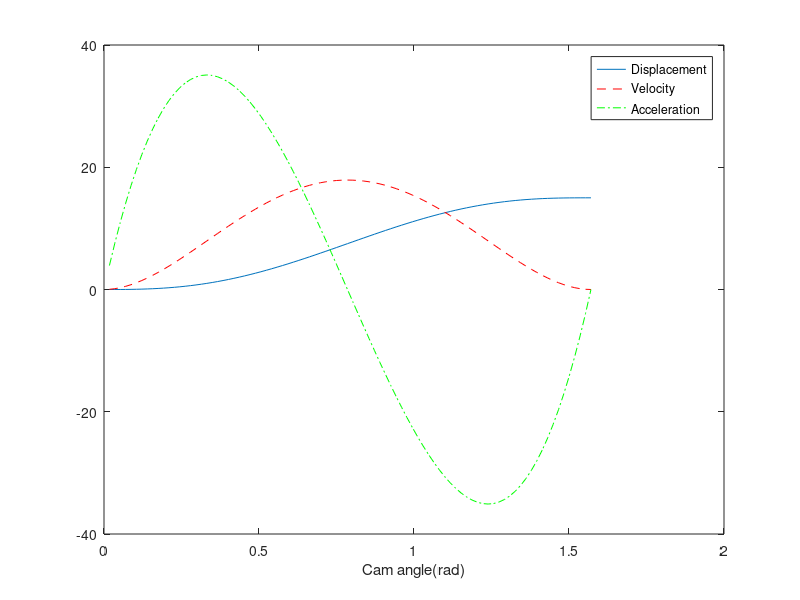

The MATLAB script that drew this image:
clc;clear;close all;
%Given parameters
%NOTE: units in degrees(beta and theta-interval) are converted to rad
beta = 90*pi/180; %radians
d= 15; %mm
theta=1:1:90;
trad=theta.*pi/180; %in radians
%Components of displacement equation:
i=(10/(beta^3))*(trad.^3);
ii=(15/(beta^4))*(trad.^4);
iii=(6/(beta^5))*(trad.^5);
%Displacement equation:
y = d*(i-ii+iii);

ome=1; %Given value for omega
%Components of velocity equation:
di=((30*ome)/(beta^3))*(trad.^2);
dii=((60*ome)/(beta^4))*(trad.^3);
diii=((30*ome)/(beta^5))*(trad.^4);
%Velocity equation:
dy = d*(di-dii+diii);

%Components of acceleration equation:
d2i=((60*ome^2)/(beta^3))*(trad);
d2ii=((180*ome^2)/(beta^4))*(trad.^2);
d2iii=((120*ome^2)/(beta^5))*(trad.^3);
%Acceleration equation:
d2y = d*(d2i-d2ii+d2iii);

%Plotting
plot(trad,y)
hold on
plot(trad,dy,'r--')
plot(trad,d2y,'g-.')
xlabel('Cam angle(rad)')
legend('Displacement','Velocity','Acceleration')